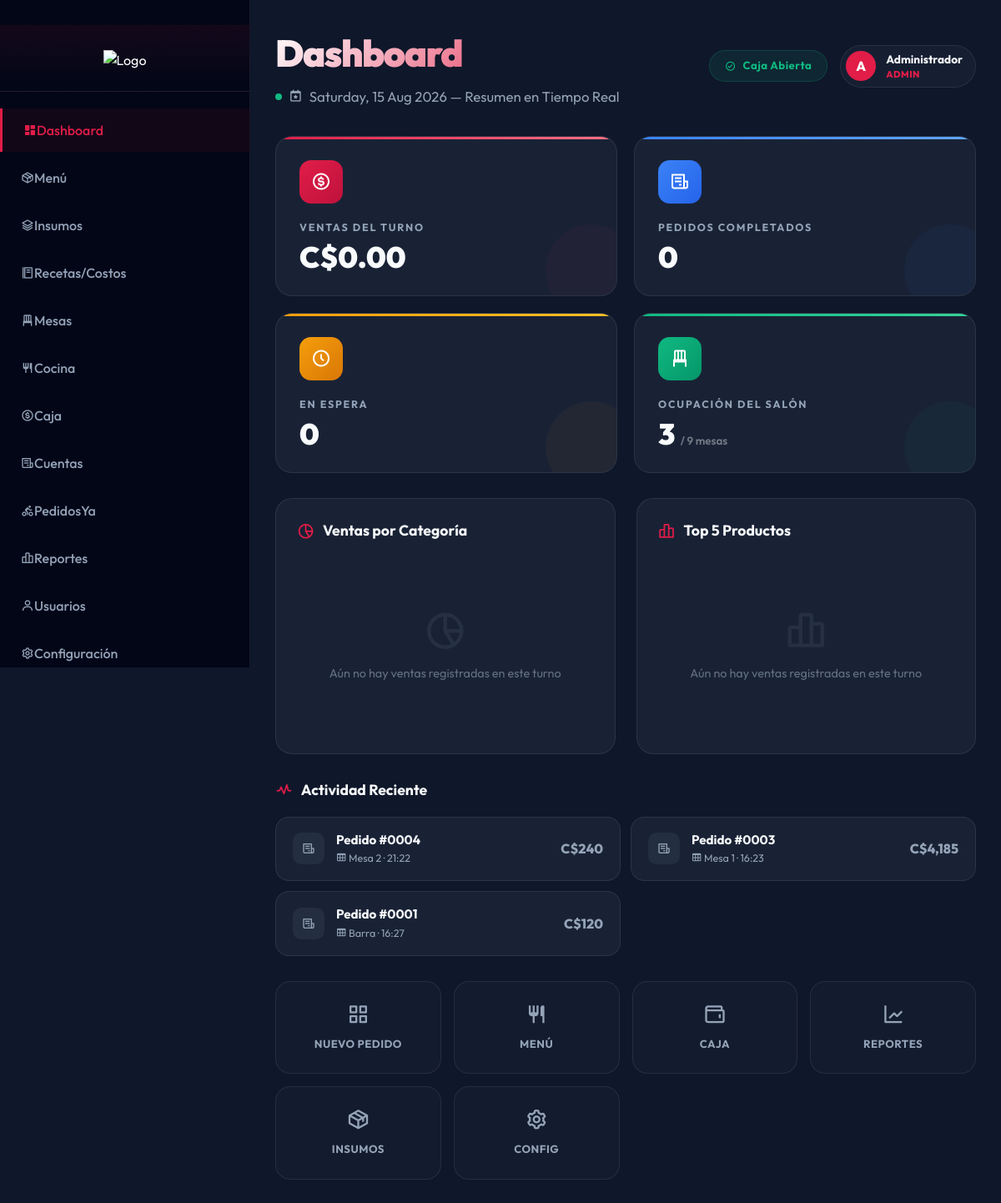
The app's page /inicio.php (signed in) with its own data.
### tables this page shows
CREATE TABLE `roles` (
  `id` int(11) NOT NULL AUTO_INCREMENT,
  `name` varchar(50) NOT NULL,
  PRIMARY KEY (`id`),
  UNIQUE KEY `name` (`name`)
);

CREATE TABLE `orders` (
  `id` int(11) NOT NULL AUTO_INCREMENT,
  `table_id` int(11) NOT NULL,
  `user_id` int(11) NOT NULL,
  `total` decimal(10,2) NOT NULL DEFAULT 0.00,
  `status` enum('pending','completed','cancelled','draft','preparing','ready','picked_up','delivered') DEFAULT 'draft',
  `date_created` timestamp NOT NULL DEFAULT current_timestamp(),
  `payment_requested` tinyint(1) DEFAULT 0,
  PRIMARY KEY (`id`),
  KEY `table_id` (`table_id`),
  KEY `user_id` (`user_id`),
  CONSTRAINT `orders_ibfk_1` FOREIGN KEY (`table_id`) REFERENCES `tables` (`id`) ON UPDATE CASCADE,
  CONSTRAINT `orders_ibfk_2` FOREIGN KEY (`user_id`) REFERENCES `users` (`id`) ON UPDATE CASCADE
);

CREATE TABLE `tables` (
  `id` int(11) NOT NULL AUTO_INCREMENT,
  `name` varchar(50) NOT NULL,
  `status` enum('available','occupied','reserved') DEFAULT 'available',
  PRIMARY KEY (`id`),
  UNIQUE KEY `name` (`name`)
);

### inicio.php (the view, shortened to what this page needs)
<?php
require_once __DIR__ . '/config/db.php';
$stmt = $pdo->query('SELECT * FROM cash_register WHERE status = "active" ORDER BY id DESC LIMIT 1');
$active_register = $stmt->fetch();
$total_sales = 0;
$total_orders = 0;
$top_products = [];
$category_sales = [];
if ($active_register) {
    $stmt = $pdo->prepare('
        SELECT SUM(p.amount) as total_sales, COUNT(DISTINCT o.id) as total_orders
        FROM payments p
        JOIN orders o ON p.order_id = o.id
        WHERE p.date_created >= ?
    ');
    $stmt->execute([$active_register['date_created']]);
    $sales_data = $stmt->fetch();
    $total_sales = $sales_data['total_sales'] ?? 0;
    $total_orders = $sales_data['total_orders'] ?? 0;
    $stmt = $pdo->prepare('
        SELECT p.name, SUM(od.quantity * od.price) as total
        FROM order_details od
        JOIN products p ON od.product_id = p.id
        JOIN orders o ON od.order_id = o.id
        JOIN payments pay ON o.id = pay.order_id
        WHERE pay.date_created >= ?
        GROUP BY p.id
        ORDER BY total DESC
        LIMIT 5
    ');
    $stmt->execute([$active_register['date_created']]);
    $top_products = $stmt->fetchAll();
    $stmt = $pdo->prepare('
        SELECT c.name, SUM(od.quantity * od.price) as total
        FROM order_details od
        JOIN products p ON od.product_id = p.id
        JOIN categories c ON p.category_id = c.id
        JOIN orders o ON od.order_id = o.id
        JOIN payments pay ON o.id = pay.order_id
        WHERE pay.date_created >= ?
        GROUP BY c.id
        ORDER BY total DESC
    ');
    $stmt->execute([$active_register['date_created']]);
    $category_sales = $stmt->fetchAll();
}
$stmt = $pdo->query('SELECT COUNT(*) as pending FROM orders WHERE status = "pending"');
$pending_orders = $stmt->fetch()['pending'] ?? 0;
$stmt = $pdo->query('SELECT COUNT(*) as active FROM tables WHERE status = "occupied"');
$active_tables = $stmt->fetch()['active'] ?? 0;
$stmt = $pdo->query('SELECT COUNT(*) as total FROM tables');
$total_tables = $stmt->fetch()['total'] ?? 0;
$recent_orders = $pdo->query('
    SELECT o.id, o.status, o.date_created, t.name as table_name,
           COALESCE(SUM(od.quantity * od.price), 0) as total
    FROM orders o
    LEFT JOIN tables t ON o.table_id = t.id
    LEFT JOIN order_details od ON o.id = od.order_id
    GROUP BY o.id
    ORDER BY o.date_created DESC
    LIMIT 6
')->fetchAll();
$stmt = $pdo->prepare('SELECT name FROM roles WHERE id = ?');
$stmt->execute([$_SESSION['role_id']]);
$user_role_name = $stmt->fetchColumn() ?: 'Usuario';
include __DIR__ . '/includes/header.php';
?>
<div class="dashboard-wrapper">
    <?php include __DIR__ . '/includes/sidebar.php'; ?>
    <main class="main-content">
        <div class="dash-header">
            <div>
                <h1 class="dash-title">Dashboard</h1>
                <p class="dash-subtitle">
                    <span class="live-dot"></span>
                    <i class='bx bx-calendar-star'></i> <?= date('l, d M Y') ?> — Resumen en Tiempo Real
                </p>
            </div>
            <div style="display: flex; align-items: center; gap: 15px;">
                <?php if ($active_register): ?>
                    <div class="register-status open"><i class='bx bx-check-circle'></i> Caja Abierta</div>
                <?php else: ?>
                    <div class="register-status closed"><i class='bx bx-x-circle'></i> Caja Cerrada</div>
                <?php endif; ?>
                <div class="fc-user-pill">
                    <div class="fc-user-avatar"><?= strtoupper(substr($_SESSION['name'], 0, 1)) ?></div>
                    <div class="fc-user-info">
                        <span class="name"><?= htmlspecialchars($_SESSION['name']) ?></span>
                        <span class="role"><?= htmlspecialchars($user_role_name) ?></span>
                    </div>
                </div>
            </div>
        </div>
        <div class="kpi-grid">
            <div class="kpi-card dash-animate">
                <div class="kpi-top">
                    <div class="kpi-icon" style="background: linear-gradient(135deg, #e11d48, #be123c);"><i class='bx bx-dollar-circle'></i></div>
                </div>
                <div class="kpi-label">Ventas del Turno</div>
                <div class="kpi-value">C$<?= number_format($total_sales, 2) ?></div>
            </div>
            <div class="kpi-card dash-animate">
                <div class="kpi-top">
                    <div class="kpi-icon" style="background: linear-gradient(135deg, #3b82f6, #2563eb);"><i class='bx bx-receipt'></i></div>
                </div>
                <div class="kpi-label">Pedidos Completados</div>
                <div class="kpi-value"><?= $total_orders ?></div>
            </div>
            <div class="kpi-card dash-animate">
                <div class="kpi-top">
                    <div class="kpi-icon" style="background: linear-gradient(135deg, #f59e0b, #d97706);"><i class='bx bx-time-five'></i></div>
                </div>
                <div class="kpi-label">En Espera</div>
                <div class="kpi-value" style="color: <?= $pending_orders > 0 ? '#f59e0b' : 'var(--fc-text-main)' ?>;"><?= $pending_orders ?></div>
            </div>
            <div class="kpi-card dash-animate">
                <div class="kpi-top">
                    <div class="kpi-icon" style="background: linear-gradient(135deg, #10b981, #059669);"><i class='bx bx-chair'></i></div>
                </div>
                <div class="kpi-label">Ocupación del Salón</div>
                <div class="kpi-value"><?= $active_tables ?> <small>/ <?= $total_tables ?> mesas</small></div>
            </div>
        </div>
        <div class="charts-grid">
            <div class="chart-card">
                <div class="chart-header"><h3><i class='bx bx-pie-chart-alt-2'></i> Ventas por Categoría</h3></div>
                <?php if (!empty($category_sales)): ?>
                    <div style="height: 320px; display: flex; align-items: center; justify-content: center;"><canvas id="catChart"></canvas></div>
                <?php else: ?>
                    <div class="empty-chart"><i class='bx bx-pie-chart-alt-2'></i><p>Aún no hay ventas registradas en este turno</p></div>
                <?php endif; ?>
            </div>
            <div class="chart-card">
                <div class="chart-header"><h3><i class='bx bx-bar-chart-alt-2'></i> Top 5 Productos</h3></div>
                <?php if (!empty($top_products)): ?>
                    <div style="height: 320px; display: flex; align-items: center; justify-content: center;"><canvas id="prodChart"></canvas></div>
                <?php else: ?>
                    <div class="empty-chart"><i class='bx bx-bar-chart-alt-2'></i><p>Aún no hay ventas registradas en este turno</p></div>
                <?php endif; ?>
            </div>
        </div>
        <?php if (!empty($recent_orders)): ?>
        <div class="activity-section">
            <div class="activity-header">
                <i class='bx bx-pulse' style="font-size: 1.3em;"></i>
                <h3>Actividad Reciente</h3>
            </div>
            <div class="activity-list">
                <?php foreach ($recent_orders as $order):
                    $status_colors = ['pending' => '#f59e0b', 'completed' => '#10b981', 'cancelled' => '#ef4444', 'preparing' => '#3b82f6'];
                    $status_icons = ['pending' => 'bx-time-five', 'completed' => 'bx-check-circle', 'cancelled' => 'bx-x-circle', 'preparing' => 'bx-loader-alt'];
                    $sc = $status_colors[$order['status']] ?? '#94a3b8';
                    $si = $status_icons[$order['status']] ?? 'bx-receipt';
                ?>
                <div class="activity-item">
                    <div class="activity-left">
                        <div class="activity-icon" style="background: <?= $sc ?>15; color: <?= $sc ?>;">
                            <i class='bx <?= $si ?>'></i>
                        </div>
                        <div>
                            <div class="activity-name">Pedido #<?= str_pad($order['id'], 4, '0', STR_PAD_LEFT) ?></div>
                            <div class="activity-meta">
                                <i class='bx bx-table'></i> <?= htmlspecialchars($order['table_name'] ?? 'Para llevar') ?> · <?= date('H:i', strtotime($order['date_created'])) ?>
                            </div>
                        </div>
                    </div>
                    <div class="activity-amount" style="color: <?= $sc ?>;">C$<?= number_format($order['total'], 0) ?></div>
                </div>
                <?php endforeach; ?>
            </div>
        </div>
        <?php endif; ?>
        <div class="quick-actions">
            <a href="mesas.php" class="qa-btn"><i class='bx bx-grid-alt'></i><span>Nuevo Pedido</span></a>
            <a href="productos.php" class="qa-btn"><i class='bx bx-restaurant'></i><span>Menú</span></a>
            <a href="caja.php" class="qa-btn"><i class='bx bx-wallet'></i><span>Caja</span></a>
            <a href="reportes.php" class="qa-btn"><i class='bx bx-line-chart'></i><span>Reportes</span></a>
            <a href="inventario_insumos.php" class="qa-btn"><i class='bx bx-package'></i><span>Insumos</span></a>
            <a href="configuracion.php" class="qa-btn"><i class='bx bx-cog'></i><span>Config</span></a>
        </div>
    </main>
</div>
<?php include __DIR__ . '/includes/footer.php'; ?>

### assets/css/style.css (style rules this page uses)
:root { --primary: #e11d48; --primary-dark: #be123c; --secondary: #4c1d95; --accent: #f43f5e; --success: #10b981; --danger: #ef4444; --bg-primary: #0f172a; --bg-secondary: #020617; --bg-card: rgba(30, 41, 59, 0.7); --text-primary: #f8fafc; --text-secondary: #94a3b8; --border-color: rgba(255, 255, 255, 0.05); --shadow: 0 10px 30px rgba(0, 0, 0, 0.4); }
* { margin: 0; padding: 0; box-sizing: border-box; }
body { font-family: "Inter", -apple-system, BlinkMacSystemFont, "Segoe UI", sans-serif; background: var(--bg-primary); color: var(--text-primary); line-height: 1.6; overflow-x: hidden; }
.dashboard-wrapper { display: flex; min-height: 100vh; }
.main-content { flex: 1; margin-left: 260px; padding: 30px; background: var(--bg-primary); }
* { scrollbar-width: thin; scrollbar-color: transparent transparent; transition: scrollbar-color 0.3s ease; }

### assets/css/foodcorp-theme.css (style rules this page uses)
:root { --fc-primary: #e11d48; --fc-primary-hover: #fb7185; --fc-bg-main: #0f172a; --fc-bg-deep: #020617; --fc-card-bg: rgba(30, 41, 59, 0.7); --fc-text-main: #f8fafc; --fc-text-sec: #94a3b8; --fc-border: rgba(255, 255, 255, 0.08); --fc-success: #10b981; --fc-warning: #f59e0b; --fc-danger: #ef4444; --fc-sidebar-w: 300px; --fc-sidebar-collapsed-w: 80px; --fc-detail-w: 420px; --fc-header-h: 70px; --fc-glass-blur: blur(12px); --fc-shadow-lg: 0 10px 15px -3px rgba(0, 0, 0, 0.5), 0 4px 6px -4px rgba(0, 0, 0, 0.3); }
* { margin: 0; padding: 0; box-sizing: border-box; }
body { background-color: var(--fc-bg-main); color: var(--fc-text-main); font-family: 'Outfit', 'Inter', sans-serif; line-height: 1.5; -webkit-font-smoothing: antialiased; overflow-x: hidden; }
.dashboard-wrapper { display: flex; min-height: 100vh; }
.main-content { flex: 1; margin-left: var(--fc-sidebar-w); padding: 30px; transition: margin-left 0.3s ease; }
.fc-user-pill { display: flex; align-items: center; gap: 12px; background: rgba(30, 41, 59, 0.5); padding: 6px 15px 6px 6px; border-radius: 40px; border: 1px solid var(--fc-border); }
.fc-user-avatar { width: 36px; height: 36px; background: var(--fc-primary); color: white; border-radius: 50%; display: flex; align-items: center; justify-content: center; font-weight: 800; }
.fc-user-info span { display: block; }
.fc-user-info .name { font-size: 0.85rem; font-weight: 700; }
.fc-user-info .role { font-size: 0.7rem; color: var(--fc-primary); text-transform: uppercase; font-weight: 800; letter-spacing: 0.5px; }

### records on screen
roles: name "ADMIN"
orders: id "0004", table.name "Mesa 2", date_created "21:22", total "240"
orders: id "0003", table.name "Mesa 1", date_created "16:23", total "4,185"
orders: id "0001", table.name "Barra", date_created "16:27", total "120"

### other values on screen
substr($_SESSION['name'], 0, 1) "A"
$_SESSION['name'] "Administrador"
$total_sales "0.00"
$total_orders "0"
$pending_orders "0"
$active_tables "3"
$total_tables "9"
